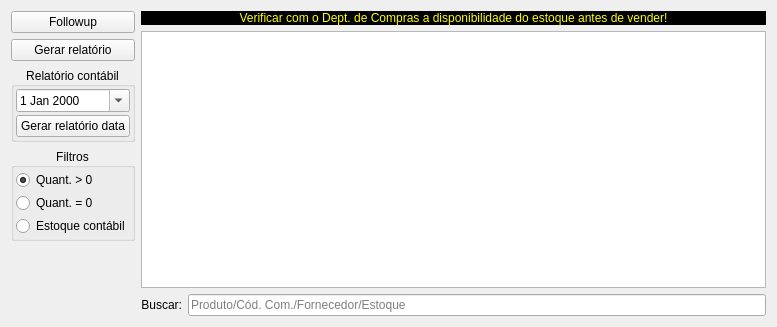
<?xml version="1.0" encoding="UTF-8"?>
<ui version="4.0">
 <class>WidgetEstoques</class>
 <widget class="QWidget" name="WidgetEstoques">
  <property name="geometry">
   <rect>
    <x>0</x>
    <y>0</y>
    <width>777</width>
    <height>327</height>
   </rect>
  </property>
  <property name="windowTitle">
   <string>Form</string>
  </property>
  <layout class="QGridLayout" name="gridLayout_3">
   <item row="0" column="0">
    <layout class="QVBoxLayout" name="verticalLayout_2">
     <item>
      <widget class="QPushButton" name="pushButtonFollowup">
       <property name="text">
        <string>Followup</string>
       </property>
      </widget>
     </item>
     <item>
      <widget class="QPushButton" name="pushButtonRelatorio">
       <property name="enabled">
        <bool>true</bool>
       </property>
       <property name="text">
        <string>Gerar relatório</string>
       </property>
      </widget>
     </item>
     <item>
      <widget class="QGroupBox" name="groupBoxRelatorio">
       <property name="title">
        <string>Relatório contábil</string>
       </property>
       <property name="alignment">
        <set>Qt::AlignCenter</set>
       </property>
       <layout class="QGridLayout" name="gridLayout_2">
        <property name="leftMargin">
         <number>2</number>
        </property>
        <property name="topMargin">
         <number>2</number>
        </property>
        <property name="rightMargin">
         <number>2</number>
        </property>
        <property name="bottomMargin">
         <number>2</number>
        </property>
        <property name="spacing">
         <number>3</number>
        </property>
        <item row="0" column="0">
         <widget class="QDateEdit" name="dateEditMes">
          <property name="enabled">
           <bool>true</bool>
          </property>
          <property name="calendarPopup">
           <bool>true</bool>
          </property>
         </widget>
        </item>
        <item row="1" column="0">
         <widget class="QPushButton" name="pushButtonRelatorioContabil">
          <property name="enabled">
           <bool>true</bool>
          </property>
          <property name="text">
           <string>Gerar relatório data</string>
          </property>
         </widget>
        </item>
       </layout>
      </widget>
     </item>
     <item>
      <widget class="QGroupBox" name="groupBoxFiltros">
       <property name="title">
        <string>Filtros</string>
       </property>
       <property name="alignment">
        <set>Qt::AlignCenter</set>
       </property>
       <layout class="QVBoxLayout" name="verticalLayout">
        <property name="spacing">
         <number>3</number>
        </property>
        <property name="leftMargin">
         <number>2</number>
        </property>
        <property name="topMargin">
         <number>2</number>
        </property>
        <property name="rightMargin">
         <number>2</number>
        </property>
        <property name="bottomMargin">
         <number>2</number>
        </property>
        <item>
         <widget class="QRadioButton" name="radioButtonMaior">
          <property name="text">
           <string>Quant. &gt; 0</string>
          </property>
          <property name="checked">
           <bool>true</bool>
          </property>
         </widget>
        </item>
        <item>
         <widget class="QRadioButton" name="radioButtonEstoqueZerado">
          <property name="text">
           <string>Quant. = 0</string>
          </property>
         </widget>
        </item>
        <item>
         <widget class="QRadioButton" name="radioButtonEstoqueContabil">
          <property name="enabled">
           <bool>true</bool>
          </property>
          <property name="text">
           <string>Estoque contábil</string>
          </property>
         </widget>
        </item>
       </layout>
      </widget>
     </item>
     <item>
      <spacer name="verticalSpacer">
       <property name="orientation">
        <enum>Qt::Vertical</enum>
       </property>
       <property name="sizeHint" stdset="0">
        <size>
         <width>0</width>
         <height>0</height>
        </size>
       </property>
      </spacer>
     </item>
    </layout>
   </item>
   <item row="0" column="1">
    <layout class="QGridLayout" name="gridLayout">
     <item row="0" column="0" colspan="2">
      <widget class="QLabel" name="labelAviso">
       <property name="sizePolicy">
        <sizepolicy hsizetype="Preferred" vsizetype="Fixed">
         <horstretch>0</horstretch>
         <verstretch>0</verstretch>
        </sizepolicy>
       </property>
       <property name="autoFillBackground">
        <bool>false</bool>
       </property>
       <property name="styleSheet">
        <string notr="true">background-color: rgb(0, 0, 0);
color: rgb(255, 255, 0);</string>
       </property>
       <property name="text">
        <string>Verificar com o Dept. de Compras a disponibilidade do estoque antes de vender!</string>
       </property>
       <property name="alignment">
        <set>Qt::AlignCenter</set>
       </property>
      </widget>
     </item>
     <item row="2" column="0">
      <widget class="QLabel" name="labelBuscar">
       <property name="enabled">
        <bool>true</bool>
       </property>
       <property name="text">
        <string>Buscar:</string>
       </property>
       <property name="alignment">
        <set>Qt::AlignRight|Qt::AlignTrailing|Qt::AlignVCenter</set>
       </property>
      </widget>
     </item>
     <item row="2" column="1">
      <widget class="LineEdit" name="lineEditBusca">
       <property name="enabled">
        <bool>true</bool>
       </property>
       <property name="placeholderText">
        <string>Produto/Cód. Com./Fornecedor/Estoque</string>
       </property>
      </widget>
     </item>
     <item row="1" column="0" colspan="2">
      <widget class="TableView" name="tableEstoque">
       <property name="mouseTracking">
        <bool>true</bool>
       </property>
       <property name="editTriggers">
        <set>QAbstractItemView::NoEditTriggers</set>
       </property>
       <property name="alternatingRowColors">
        <bool>true</bool>
       </property>
       <property name="selectionBehavior">
        <enum>QAbstractItemView::SelectRows</enum>
       </property>
       <property name="sortingEnabled">
        <bool>true</bool>
       </property>
      </widget>
     </item>
    </layout>
   </item>
  </layout>
 </widget>
 <customwidgets>
  <customwidget>
   <class>TableView</class>
   <extends>QTableView</extends>
   <header>src/tableview.h</header>
  </customwidget>
  <customwidget>
   <class>LineEdit</class>
   <extends>QLineEdit</extends>
   <header>src/lineedit.h</header>
  </customwidget>
 </customwidgets>
 <tabstops>
  <tabstop>pushButtonFollowup</tabstop>
  <tabstop>dateEditMes</tabstop>
  <tabstop>pushButtonRelatorioContabil</tabstop>
  <tabstop>radioButtonMaior</tabstop>
  <tabstop>radioButtonEstoqueZerado</tabstop>
  <tabstop>radioButtonEstoqueContabil</tabstop>
  <tabstop>tableEstoque</tabstop>
  <tabstop>lineEditBusca</tabstop>
 </tabstops>
 <resources/>
 <connections/>
</ui>
